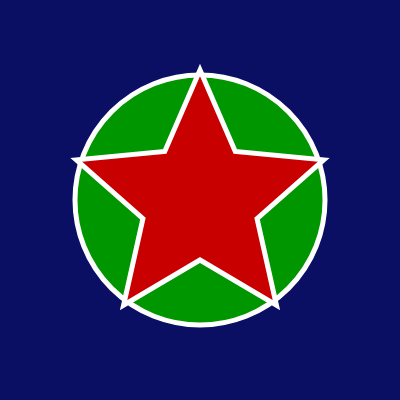
Frame 1 (no input)
Frame 60 (no input): identical to frame 1, image omitted
Frame 120 (the mouse pressed at the canvas centre since frame 60): identical to frame 1, image omitted

The p5.js sketch that drew this single still picture (run headless with seeded random() and noise() and a simulated clock; from frame 60 on, the mouse is pressed at the canvas centre):

// p5.js sketch
// ── sketch.js
function setup() {
  createCanvas(400, 400);
}

function draw() {
  background(10, 15, 100); // Deep blue background

  // Green circle
  fill(0, 150, 0);
  noStroke();
  circle(width / 2, height / 2, 250);

  // White outline for the circle
  stroke(255);
  strokeWeight(5);
  noFill();
  circle(width / 2, height / 2, 250);

  // Red star
  noStroke();
  fill(200, 0, 0);
  drawStar(width / 2, height / 2, 60, 130, 5);

// Red star with white outline
stroke(255); // White outline
strokeWeight(5);
fill(200, 0, 0); // Red color
drawStar(width / 2, height / 2, 60, 130, 5);
}
// Function to draw a star
function drawStar(x, y, radius1, radius2, npoints) {
  let angle = TWO_PI / npoints;
  let halfAngle = angle / 2.0;
  beginShape();
  for (let a = -PI / 2; a < TWO_PI - PI / 2; a += angle) {
    let sx = x + cos(a) * radius2;
    let sy = y + sin(a) * radius2;
    vertex(sx, sy);
    sx = x + cos(a + halfAngle) * radius1;
    sy = y + sin(a + halfAngle) * radius1;
    vertex(sx, sy);
  }
  endShape(CLOSE);
}
